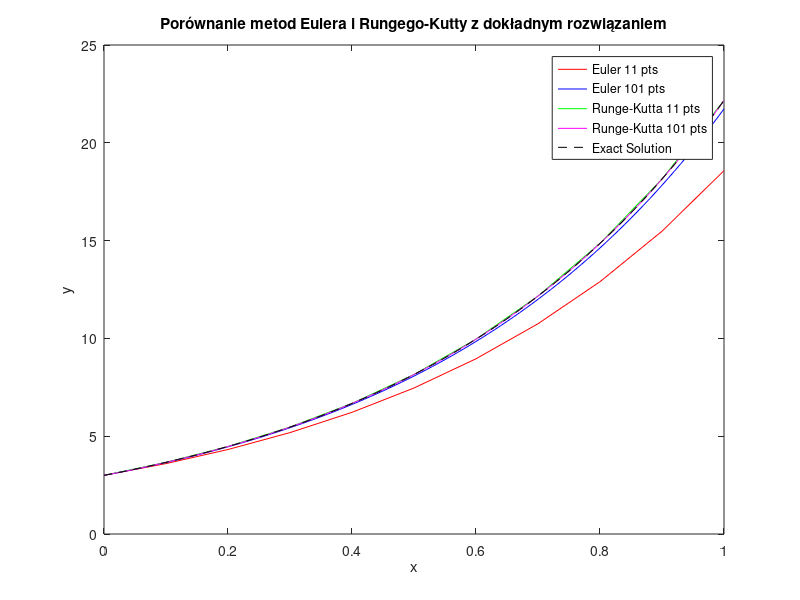

This chart was generated by the following MATLAB code:
% Definiowanie równania różniczkowego
dy = @(x, y) 2 * y;

% Exact solution
y_exact = @(x) 3 * exp(2 * x);

% Euler's Method function
function y_euler = euler_method(dy, x0, y0, h, n)
    y_euler = zeros(1, n + 1);
    y_euler(1) = y0;
    for i = 1:n
        y_euler(i + 1) = y_euler(i) + h * dy(x0 + h * (i - 1), y_euler(i));
    end
end

% Runge-Kutta Method function
function y_rk = runge_kutta_method(dy, x0, y0, h, n)
    y_rk = zeros(1, n + 1);
    y_rk(1) = y0;
    for i = 1:n
        k1 = dy(x0 + h * (i - 1), y_rk(i));
        k2 = dy(x0 + h * (i - 0.5), y_rk(i) + 0.5 * h * k1);
        k3 = dy(x0 + h * (i - 0.5), y_rk(i) + 0.5 * h * k2);
        k4 = dy(x0 + h * i, y_rk(i) + h * k3);
        y_rk(i + 1) = y_rk(i) + (h / 6) * (k1 + 2 * k2 + 2 * k3 + k4);
    end
end

% Interval [0, 1], initial conditions, and number of points
x0 = 0; y0 = 3;
n1 = 10; % For 11 points
n2 = 100; % For 101 points
h1 = 1 / n1;
h2 = 1 / n2;

% Calculate solutions
x1 = linspace(0, 1, n1 + 1);
x2 = linspace(0, 1, n2 + 1);
y_euler_1 = euler_method(dy, x0, y0, h1, n1);
y_euler_2 = euler_method(dy, x0, y0, h2, n2);
y_rk_1 = runge_kutta_method(dy, x0, y0, h1, n1);
y_rk_2 = runge_kutta_method(dy, x0, y0, h2, n2);

% Plotting
plot(x1, y_euler_1, 'r', x2, y_euler_2, 'b', x1, y_rk_1, 'g', x2, y_rk_2, 'm', x2, y_exact(x2), '--k');
legend('Euler 11 pts', 'Euler 101 pts', 'Runge-Kutta 11 pts', 'Runge-Kutta 101 pts', 'Exact Solution');
xlabel('x');
ylabel('y');
title('Porównanie metod Eulera i Rungego-Kutty z dokładnym rozwiązaniem');

